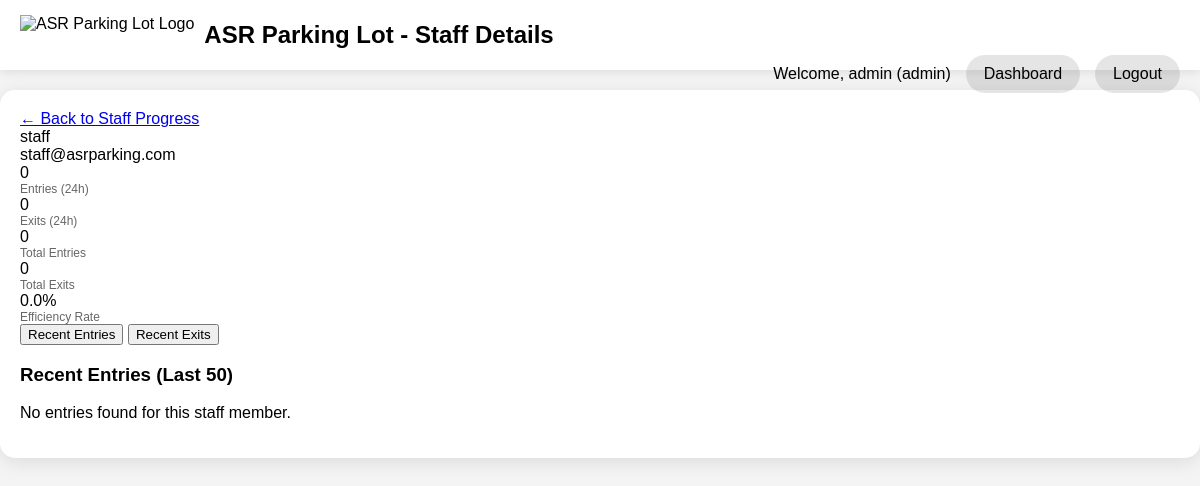
Page /admin/staff-details/2 (signed in) on the earlier database version.
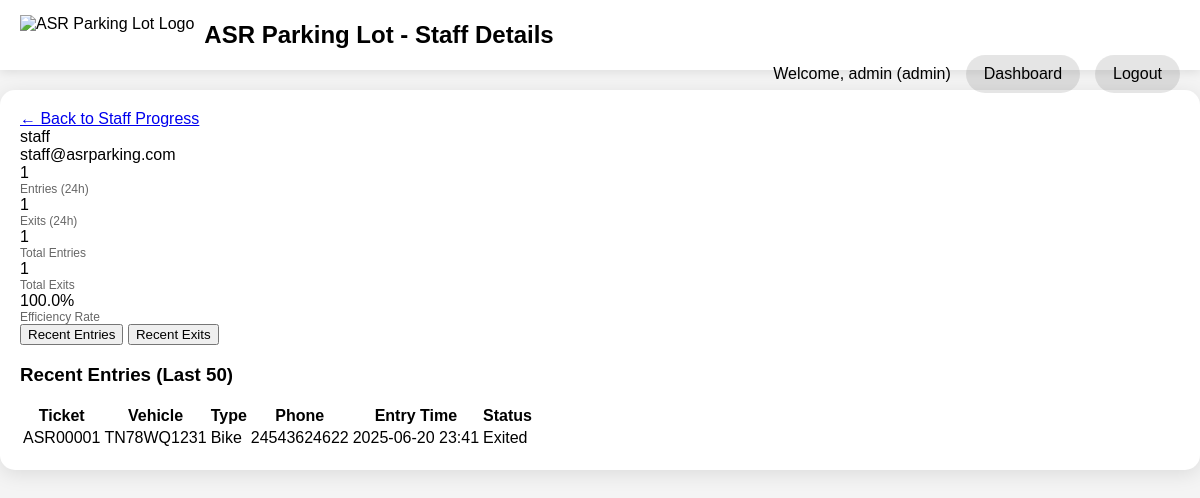
Same page on the later database version.
### app/models.py (models this page shows, shortened)
class Entry(db.Model):
    id = db.Column(db.Integer, primary_key=True)
    ticket_number = db.Column(db.String(20), unique=True, nullable=False)
    vehicle_type = db.Column(db.String(50), nullable=False)
    vehicle_number = db.Column(db.String(20), nullable=False)
    phone = db.Column(db.String(15), nullable=False)
    device = db.Column(db.String(50), nullable=False)
    entry_time = db.Column(db.DateTime, default=datetime.utcnow, nullable=False)
    exit_time = db.Column(db.DateTime, nullable=True)
    paid = db.Column(db.Boolean, default=False, nullable=False)
    amount = db.Column(db.Float, nullable=True)

### app/routes.py (the view)
@main.route('/admin/staff-details/<int:staff_id>')
@login_required
def staff_details(staff_id):
    if current_user.role != 'admin':
        flash('Access denied. Admin privileges required.', 'error')
        return redirect(url_for('main.index'))
    staff = User.query.get_or_404(staff_id)
    if staff.role != 'staff':
        flash('User is not a staff member.', 'error')
        return redirect(url_for('main.staff_progress'))
    now = datetime.utcnow()
    twenty_four_hours_ago = now - timedelta(hours=24)
    recent_entries = Entry.query.filter(
        (Entry.device == f'Terminal - {staff.username}') |
        (Entry.device == f'Exit Terminal - {staff.username}')
    ).order_by(Entry.entry_time.desc()).limit(50).all()
    recent_exits = Entry.query.filter(
        Entry.exit_time.isnot(None),
        Entry.device == f'Exit Terminal - {staff.username}'
    ).order_by(Entry.exit_time.desc()).limit(50).all()
    entries_24h = Entry.query.filter(
        Entry.entry_time >= twenty_four_hours_ago,
        (Entry.device == f'Terminal - {staff.username}') |
        (Entry.device == f'Exit Terminal - {staff.username}')
    ).count()
    exits_24h = Entry.query.filter(
        Entry.exit_time >= twenty_four_hours_ago,
        Entry.device == f'Exit Terminal - {staff.username}'
    ).count()
    total_entries = Entry.query.filter(
        (Entry.device == f'Terminal - {staff.username}') |
        (Entry.device == f'Exit Terminal - {staff.username}')
    ).count()
    total_exits = Entry.query.filter(
        Entry.exit_time.isnot(None),
        Entry.device == f'Exit Terminal - {staff.username}'
    ).count()
    efficiency_rate = 0
    if total_entries > 0:
        efficiency_rate = (total_exits / total_entries) * 100
    return render_template('staff_details.html',
                         title=f'Staff Details - {staff.username}',
                         staff=staff,
                         recent_entries=recent_entries,
                         recent_exits=recent_exits,
                         entries_24h=entries_24h,
                         exits_24h=exits_24h,
                         total_entries=total_entries,
                         total_exits=total_exits,
                         efficiency_rate=efficiency_rate)

### app/__init__.py (called while the page is built)
def create_app():
    app = Flask(__name__)
    app.config['SECRET_KEY'] = os.environ.get('SECRET_KEY') or 'dev-secret-key-change-in-production'
    app.config['SQLALCHEMY_DATABASE_URI'] = 'sqlite:///site.db'
    app.config['SQLALCHEMY_TRACK_MODIFICATIONS'] = False
    db.init_app(app)
    login_manager.init_app(app)
    migrate.init_app(app, db)
    login_manager.login_view = 'main.login'
    login_manager.login_message_category = 'info'
    from app.routes import main as main_blueprint
    app.register_blueprint(main_blueprint)
    from .models import User
    @login_manager.user_loader
    def load_user(user_id):
        return User.query.get(int(user_id))
    return app

### app/templates/staff_details.html (shortened to what this page needs)
<!DOCTYPE html>
<html lang="en">
<head>
</head>
<body>
    <div class="navbar">
        <div class="navbar-logo">
            <img src="{{ url_for('main.public_file', filename='logo.png') }}" alt="ASR Parking Lot Logo">
            <h1>ASR Parking Lot - Staff Details</h1>
        </div>
        <div class="navbar-right">
            <span>Welcome, {{ current_user.username }} ({{ current_user.role }})</span>
            <a href="{{ url_for('main.admin_dashboard') }}">Dashboard</a>
            <a href="{{ url_for('main.logout') }}">Logout</a>
        </div>
    </div>
    <div class="container">
        <a href="{{ url_for('main.staff_progress') }}" class="back-btn">← Back to Staff Progress</a>
        <div class="staff-header">
            <div class="staff-name">{{ staff.username }}</div>
            <div class="staff-email">{{ staff.email }}</div>
        </div>
        <div class="stats-grid">
            <div class="stat-card">
                <div class="stat-number">{{ entries_24h }}</div>
                <div class="stat-label">Entries (24h)</div>
            </div>
            <div class="stat-card">
                <div class="stat-number">{{ exits_24h }}</div>
                <div class="stat-label">Exits (24h)</div>
            </div>
            <div class="stat-card">
                <div class="stat-number">{{ total_entries }}</div>
                <div class="stat-label">Total Entries</div>
            </div>
            <div class="stat-card">
                <div class="stat-number">{{ total_exits }}</div>
                <div class="stat-label">Total Exits</div>
            </div>
            <div class="stat-card">
                <div class="stat-number">{{ "%.1f"|format(efficiency_rate) }}%</div>
                <div class="stat-label">Efficiency Rate</div>
            </div>
        </div>
        <div class="tabs">
            <button class="tab active" onclick="showTab('entries')">Recent Entries</button>
            <button class="tab" onclick="showTab('exits')">Recent Exits</button>
        </div>
        <div id="entries" class="tab-content active">
            <h3>Recent Entries (Last 50)</h3>
            {% if recent_entries %}
            <div class="entries-table">
                <table>
                    <thead>
                        <tr>
                            <th>Ticket</th>
                            <th>Vehicle</th>
                            <th>Type</th>
                            <th>Phone</th>
                            <th>Entry Time</th>
                            <th>Status</th>
                        </tr>
                    </thead>
                    <tbody>
                        {% for entry in recent_entries %}
                        <tr>
                            <td>{{ entry.ticket_number }}</td>
                            <td>{{ entry.vehicle_number }}</td>
                            <td>{{ entry.vehicle_type }}</td>
                            <td>{{ entry.phone }}</td>
                            <td>{{ entry.entry_time.strftime('%Y-%m-%d %H:%M') }}</td>
                            <td>
                                {% if entry.exit_time %}
                                    <span class="efficiency-indicator efficiency-high">Exited</span>
                                {% else %}
                                    <span class="efficiency-indicator efficiency-medium">Active</span>
                                {% endif %}
                            </td>
                        </tr>
                        {% endfor %}
                    </tbody>
                </table>
            </div>
            {% else %}
            <p>No entries found for this staff member.</p>
            {% endif %}
        </div>
    </div>
</body>
</html>

Differences in the rows shown:
added Entry: ticket_number "ASR00001", vehicle_number "TN78WQ1231", vehicle_type "Bike", phone "24543624622", entry_time "2025-06-20 23:41", shows "Exited"
Other differences:
{{ entries_24h }}: "0" → "1"
{{ exits_24h }}: "0" → "1"
{{ total_entries }}: "0" → "1"
{{ total_exits }}: "0" → "1"
{{ "%.1f"|format(efficiency_rate) }}: "0.0" → "100.0"
text no longer shown: "No entries found for this staff member."
text now shown: "Ticket Vehicle Type Phone Entry Time Status"
